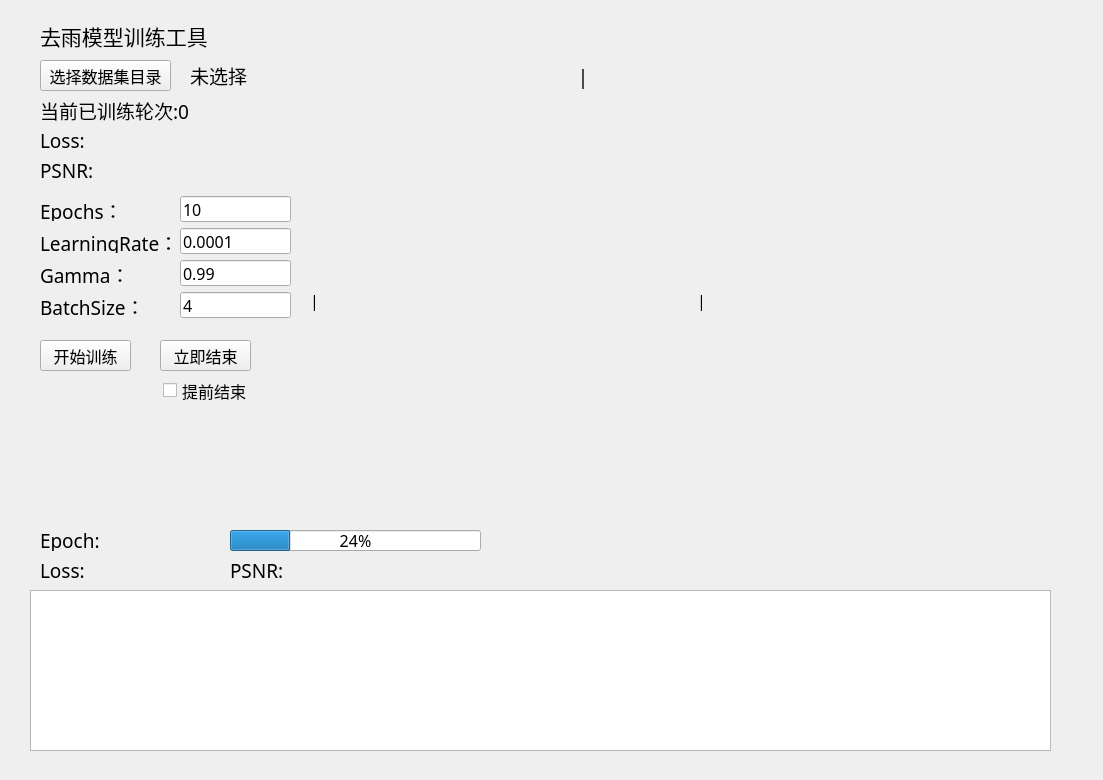
<?xml version="1.0" encoding="UTF-8"?>
<ui version="4.0">
 <class>MainWindow</class>
 <widget class="QMainWindow" name="MainWindow">
  <property name="geometry">
   <rect>
    <x>0</x>
    <y>0</y>
    <width>1103</width>
    <height>780</height>
   </rect>
  </property>
  <property name="font">
   <font>
    <family>黑体</family>
    <pointsize>12</pointsize>
   </font>
  </property>
  <property name="windowTitle">
   <string>MainWindow</string>
  </property>
  <widget class="QWidget" name="centralwidget">
   <widget class="QLabel" name="la_title">
    <property name="geometry">
     <rect>
      <x>40</x>
      <y>20</y>
      <width>191</width>
      <height>31</height>
     </rect>
    </property>
    <property name="font">
     <font>
      <family>黑体</family>
      <pointsize>16</pointsize>
     </font>
    </property>
    <property name="text">
     <string>去雨模型训练工具</string>
    </property>
   </widget>
   <widget class="QPushButton" name="btn_choose">
    <property name="geometry">
     <rect>
      <x>40</x>
      <y>60</y>
      <width>131</width>
      <height>31</height>
     </rect>
    </property>
    <property name="font">
     <font>
      <family>黑体</family>
      <pointsize>12</pointsize>
     </font>
    </property>
    <property name="text">
     <string>选择数据集目录</string>
    </property>
   </widget>
   <widget class="QLabel" name="la_data_path">
    <property name="geometry">
     <rect>
      <x>190</x>
      <y>60</y>
      <width>741</width>
      <height>31</height>
     </rect>
    </property>
    <property name="font">
     <font>
      <family>黑体</family>
      <pointsize>14</pointsize>
     </font>
    </property>
    <property name="text">
     <string>未选择                                                                   |</string>
    </property>
   </widget>
   <widget class="QLabel" name="la_pre_epoch">
    <property name="geometry">
     <rect>
      <x>40</x>
      <y>100</y>
      <width>211</width>
      <height>21</height>
     </rect>
    </property>
    <property name="font">
     <font>
      <family>黑体</family>
      <pointsize>14</pointsize>
     </font>
    </property>
    <property name="text">
     <string>当前已训练轮次:0</string>
    </property>
   </widget>
   <widget class="QLabel" name="la_pre_loss">
    <property name="geometry">
     <rect>
      <x>40</x>
      <y>130</y>
      <width>191</width>
      <height>21</height>
     </rect>
    </property>
    <property name="font">
     <font>
      <family>黑体</family>
      <pointsize>14</pointsize>
     </font>
    </property>
    <property name="text">
     <string>Loss:</string>
    </property>
   </widget>
   <widget class="QLabel" name="la_pre_psnr">
    <property name="geometry">
     <rect>
      <x>40</x>
      <y>160</y>
      <width>191</width>
      <height>21</height>
     </rect>
    </property>
    <property name="font">
     <font>
      <family>黑体</family>
      <pointsize>14</pointsize>
     </font>
    </property>
    <property name="text">
     <string>PSNR:</string>
    </property>
   </widget>
   <widget class="QLabel" name="la_epoch">
    <property name="geometry">
     <rect>
      <x>40</x>
      <y>200</y>
      <width>131</width>
      <height>21</height>
     </rect>
    </property>
    <property name="font">
     <font>
      <family>黑体</family>
      <pointsize>14</pointsize>
     </font>
    </property>
    <property name="text">
     <string>Epochs：</string>
    </property>
   </widget>
   <widget class="QLineEdit" name="line_epoch">
    <property name="geometry">
     <rect>
      <x>180</x>
      <y>196</y>
      <width>111</width>
      <height>26</height>
     </rect>
    </property>
    <property name="text">
     <string>10</string>
    </property>
   </widget>
   <widget class="QLineEdit" name="line_lr">
    <property name="geometry">
     <rect>
      <x>180</x>
      <y>228</y>
      <width>111</width>
      <height>26</height>
     </rect>
    </property>
    <property name="text">
     <string>0.0001</string>
    </property>
   </widget>
   <widget class="QLabel" name="la_lr">
    <property name="geometry">
     <rect>
      <x>40</x>
      <y>232</y>
      <width>131</width>
      <height>21</height>
     </rect>
    </property>
    <property name="font">
     <font>
      <family>黑体</family>
      <pointsize>14</pointsize>
     </font>
    </property>
    <property name="text">
     <string>LearningRate：</string>
    </property>
   </widget>
   <widget class="QLabel" name="la_gamma">
    <property name="geometry">
     <rect>
      <x>40</x>
      <y>264</y>
      <width>131</width>
      <height>21</height>
     </rect>
    </property>
    <property name="font">
     <font>
      <family>黑体</family>
      <pointsize>14</pointsize>
     </font>
    </property>
    <property name="text">
     <string>Gamma：</string>
    </property>
   </widget>
   <widget class="QLineEdit" name="line_gamma">
    <property name="geometry">
     <rect>
      <x>180</x>
      <y>260</y>
      <width>111</width>
      <height>26</height>
     </rect>
    </property>
    <property name="text">
     <string>0.99</string>
    </property>
   </widget>
   <widget class="QLabel" name="la_batch">
    <property name="geometry">
     <rect>
      <x>40</x>
      <y>296</y>
      <width>131</width>
      <height>21</height>
     </rect>
    </property>
    <property name="font">
     <font>
      <family>黑体</family>
      <pointsize>14</pointsize>
     </font>
    </property>
    <property name="text">
     <string>BatchSize：</string>
    </property>
   </widget>
   <widget class="QLineEdit" name="line_batch">
    <property name="geometry">
     <rect>
      <x>180</x>
      <y>292</y>
      <width>111</width>
      <height>26</height>
     </rect>
    </property>
    <property name="text">
     <string>4</string>
    </property>
   </widget>
   <widget class="QPushButton" name="btn_start">
    <property name="geometry">
     <rect>
      <x>40</x>
      <y>340</y>
      <width>91</width>
      <height>31</height>
     </rect>
    </property>
    <property name="font">
     <font>
      <family>黑体</family>
      <pointsize>12</pointsize>
     </font>
    </property>
    <property name="text">
     <string>开始训练</string>
    </property>
   </widget>
   <widget class="QPushButton" name="btn_stop">
    <property name="geometry">
     <rect>
      <x>160</x>
      <y>340</y>
      <width>91</width>
      <height>31</height>
     </rect>
    </property>
    <property name="font">
     <font>
      <family>黑体</family>
      <pointsize>12</pointsize>
     </font>
    </property>
    <property name="text">
     <string>立即结束</string>
    </property>
   </widget>
   <widget class="QTextEdit" name="text_info">
    <property name="geometry">
     <rect>
      <x>30</x>
      <y>590</y>
      <width>1021</width>
      <height>161</height>
     </rect>
    </property>
    <property name="font">
     <font>
      <family>黑体</family>
      <pointsize>12</pointsize>
     </font>
    </property>
    <property name="html">
     <string>&lt;!DOCTYPE HTML PUBLIC &quot;-//W3C//DTD HTML 4.0//EN&quot; &quot;http://www.w3.org/TR/REC-html40/strict.dtd&quot;&gt;
&lt;html&gt;&lt;head&gt;&lt;meta name=&quot;qrichtext&quot; content=&quot;1&quot; /&gt;&lt;style type=&quot;text/css&quot;&gt;
p, li { white-space: pre-wrap; }
&lt;/style&gt;&lt;/head&gt;&lt;body style=&quot; font-family:'黑体','黑体'; font-size:12pt; font-weight:400; font-style:normal;&quot;&gt;
&lt;p style=&quot;-qt-paragraph-type:empty; margin-top:0px; margin-bottom:0px; margin-left:0px; margin-right:0px; -qt-block-indent:0; text-indent:0px; font-size:14pt;&quot;&gt;&lt;br /&gt;&lt;/p&gt;&lt;/body&gt;&lt;/html&gt;</string>
    </property>
   </widget>
   <widget class="QProgressBar" name="progress">
    <property name="geometry">
     <rect>
      <x>230</x>
      <y>530</y>
      <width>251</width>
      <height>21</height>
     </rect>
    </property>
    <property name="value">
     <number>24</number>
    </property>
   </widget>
   <widget class="QLabel" name="la_cur_epoch">
    <property name="geometry">
     <rect>
      <x>40</x>
      <y>530</y>
      <width>121</width>
      <height>21</height>
     </rect>
    </property>
    <property name="font">
     <font>
      <family>黑体</family>
      <pointsize>14</pointsize>
     </font>
    </property>
    <property name="text">
     <string>Epoch:</string>
    </property>
   </widget>
   <widget class="QLabel" name="la_cur_psnr">
    <property name="geometry">
     <rect>
      <x>230</x>
      <y>560</y>
      <width>191</width>
      <height>21</height>
     </rect>
    </property>
    <property name="font">
     <font>
      <family>黑体</family>
      <pointsize>14</pointsize>
     </font>
    </property>
    <property name="text">
     <string>PSNR:</string>
    </property>
   </widget>
   <widget class="QLabel" name="la_cur_loss">
    <property name="geometry">
     <rect>
      <x>40</x>
      <y>560</y>
      <width>171</width>
      <height>21</height>
     </rect>
    </property>
    <property name="font">
     <font>
      <family>黑体</family>
      <pointsize>14</pointsize>
     </font>
    </property>
    <property name="text">
     <string>Loss:</string>
    </property>
   </widget>
   <widget class="QCheckBox" name="check_stop">
    <property name="geometry">
     <rect>
      <x>163</x>
      <y>380</y>
      <width>91</width>
      <height>21</height>
     </rect>
    </property>
    <property name="text">
     <string>提前结束</string>
    </property>
   </widget>
   <widget class="QLabel" name="window">
    <property name="geometry">
     <rect>
      <x>310</x>
      <y>90</y>
      <width>741</width>
      <height>421</height>
     </rect>
    </property>
    <property name="text">
     <string>|                                                                                           |</string>
    </property>
   </widget>
   <widget class="QLabel" name="la_time">
    <property name="geometry">
     <rect>
      <x>500</x>
      <y>530</y>
      <width>191</width>
      <height>21</height>
     </rect>
    </property>
    <property name="font">
     <font>
      <family>黑体</family>
      <pointsize>14</pointsize>
     </font>
    </property>
    <property name="text">
     <string/>
    </property>
   </widget>
  </widget>
  <widget class="QMenuBar" name="menubar">
   <property name="geometry">
    <rect>
     <x>0</x>
     <y>0</y>
     <width>1103</width>
     <height>22</height>
    </rect>
   </property>
  </widget>
 </widget>
 <resources/>
 <connections/>
</ui>
